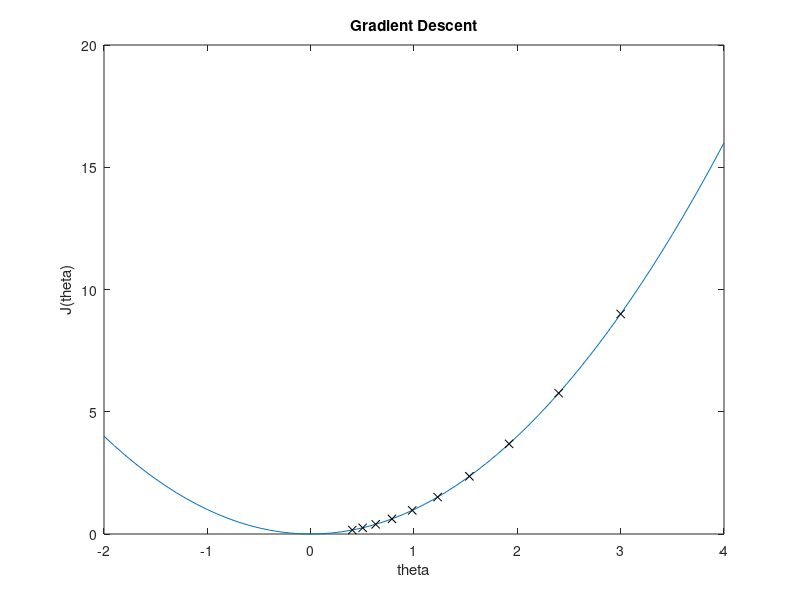

Here is the MATLAB script that generated this plot:
% Record theta values over 10 iterations.
x = zeros(10, 1);

% Set the first theta value to 3.
x(1) = 3;

% Run ten iterations of gradient descent.
alpha = 0.1;
for (i = 2 : 10)
  x(i) = x(i - 1) - (alpha * 2 * x(i - 1));
end

% Plot the cost function.
theta = [-2:0.1:4]';
y = theta .^2;

plot(theta, y)
hold on;

% Plot the gradient descent thetas.
plot(x, x.^2, 'kx')

title('Gradient Descent')
xlabel('theta')
ylabel('J(theta)')
